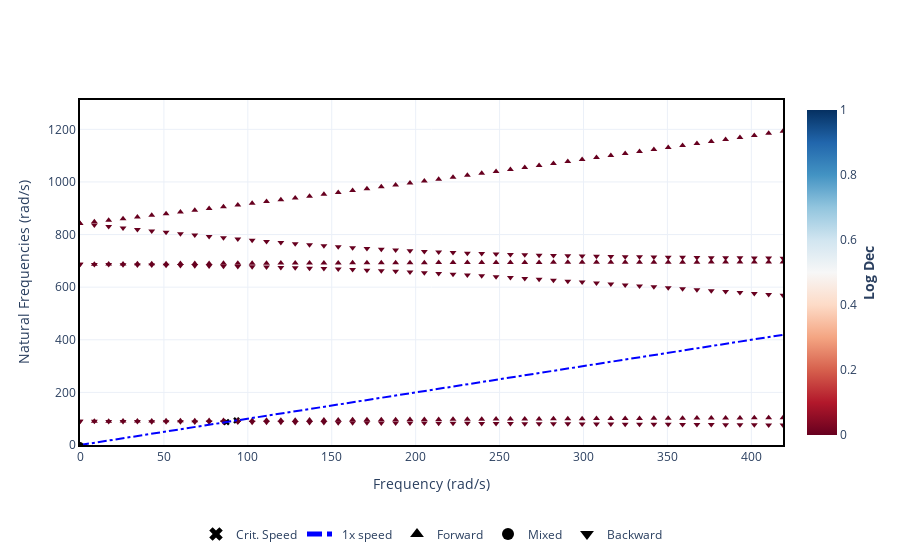

The notebook cell this image was saved under:
### Code cell
overhung_from_section_rotor.run_campbell(np.linspace(0, 4000 * np.pi / 30, 50)).plot()
